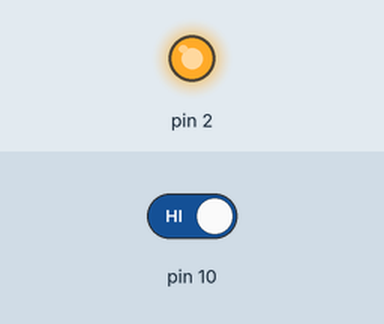
Bench run of a sketch on a simulated Arduino Uno, built with avr-gcc and run on an emulated ATmega328P. Parts: output pins drawn as LEDs (lit = HIGH). Inputs (shaded band) come from the test bench; at power-on: pin 10 HIGH.

Above: at 4.2 s.
4.3 s: pin 10 driven LOW
At 5.3 s:
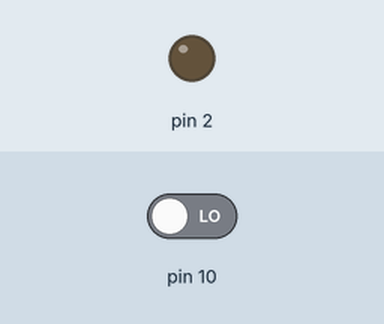
5.8 s: pin 10 driven HIGH
At 9.9 s:
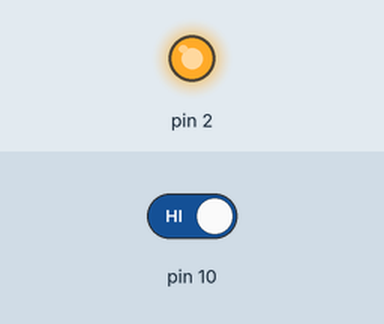
Timing chart, 0 to 11.4 s (numbered marks = the images above; inputs shaded):
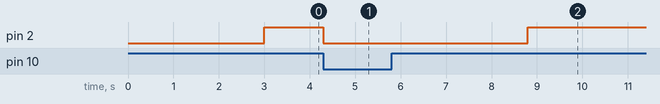

Measured:
- after the input at 4.3 s, pin 2: HIGH → LOW at once
- after the input at 5.8 s, pin 2: LOW → HIGH after 3.0 s

The sketch:

Millis_super_Facil.ino
```cpp
unsigned long int tempo_atual = 0;
unsigned long ultimo_tempo = 0;

void setup() {
  pinMode(2, OUTPUT);
  pinMode(10, INPUT);
}

void loop() {
  bool pino = digitalRead(10);
  tempo_atual = millis();

  if (pino == 0) {//se botao esta solto ultimo_tempo = tempo_atual e pino 2 0
    digitalWrite(2, LOW);
    ultimo_tempo = tempo_atual;
  }
  if ((pino == 1) && (tempo_atual - ultimo_tempo >= 3000)) {//enquanto botao apertado ultimo_tempo para de ser atualizado
    digitalWrite(2, HIGH);
    ultimo_tempo = tempo_atual;
  }
}
```
